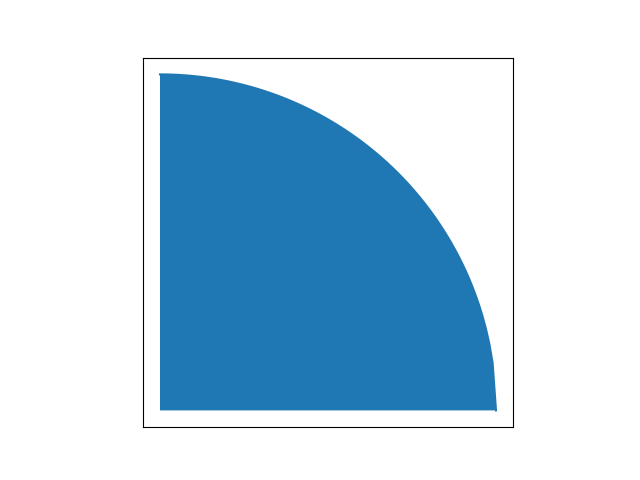
#> input picture Assignment 1/Q2/quarter_circle.png, 640 x 480 px, found by its file name
$ python Q2.py
#> lines starting #> are read from the running program, lines starting #| are printed output that depends on the picture; after the words box and inside, x2 and y2 are one past the last pixel; in counts of white or black regions, pixels touching at a corner belong together; long printed decimals are rounded
import cv2
import numpy as np
import matplotlib.pyplot as plt

# --------------- Data initialization ---------------
img = cv2.imread('E:\Term8\Computer Vision\Assignment1\M.Amin.Hosseinniya_9726123_Assignment1\Q2\quarter_circle.png')
#> img is the input picture: shape (480, 640, 3); mean B, G, R 231.9, 214.2, 188.6
# img = cv2.imread('quarter_circle.png')
b,g,r = cv2.split(img)
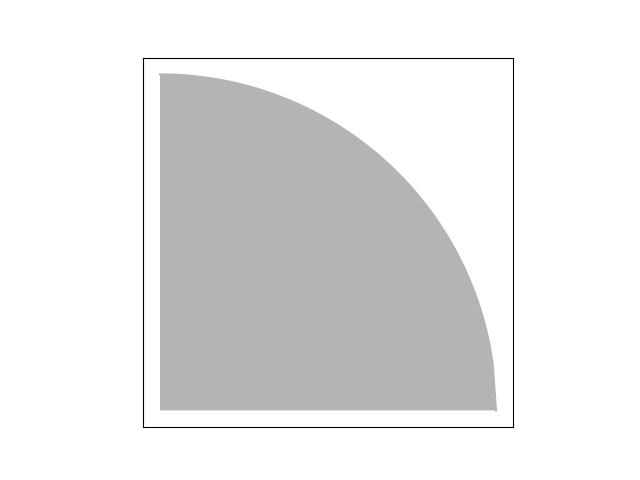
#> b: shape (480, 640); min 0, max 255, mean 231.9
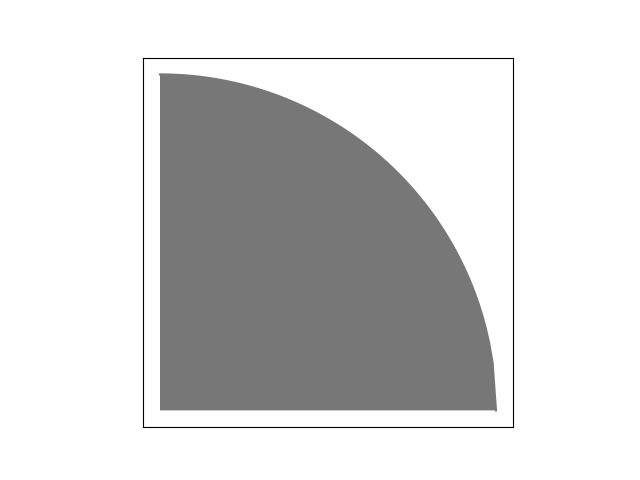
#> g: shape (480, 640); min 0, max 255, mean 214.2
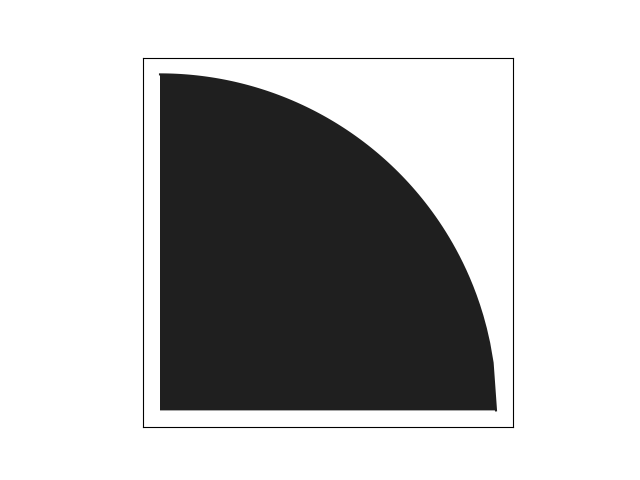
#> r: shape (480, 640); min 0, max 255, mean 188.6
img = cv2.cvtColor(img, cv2.COLOR_BGR2RGB)
ret, imgBinary = cv2.threshold(b, 195, 255, cv2.THRESH_BINARY_INV)
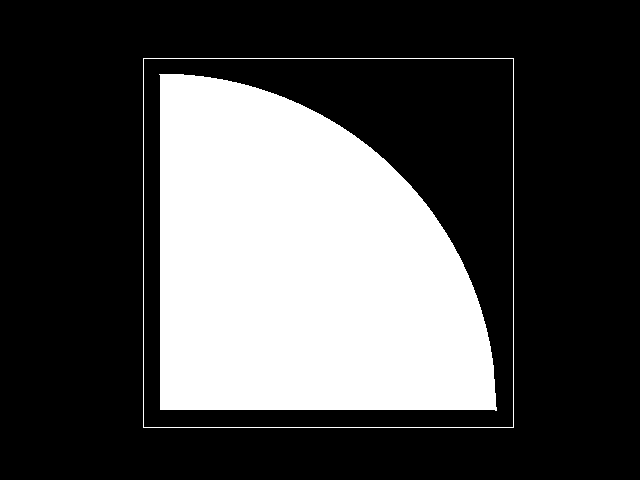
#> imgBinary: shape (480, 640); 29.4% white; 2 white regions, box (x1, y1, x2, y2) and area: (159, 74, 497, 411) 88906, (143, 58, 514, 428) 1478
row, column = imgBinary.shape
#> row = 480; column = 640
imgBinary = imgBinary.astype(int)

# --------------- Calculating area of circle ---------------
x = np.zeros((1, column))
y = np.zeros((row,1))
#> y = 480 values from 0 to 0

toBeDeleted = []
for i in range(column):
    x[0][i] = np.count_nonzero(imgBinary[:,i])

    if x[0][i] == 0 or x[0][i] == 2:
        toBeDeleted = np.append(toBeDeleted, i)
#> after the loop, toBeDeleted = 300 values from 0 to 639

toBeDeleted = toBeDeleted.astype(int)
x = np.delete(x, toBeDeleted, axis=1)
x = np.delete(x, [0,1,-1], axis=1)
x = x.astype(int)

toBeDeleted = []
for i in range(row):
    y[i] = np.count_nonzero(imgBinary[i,:])

    if y[i][0] == 0 or y[i][0] == 2:
        toBeDeleted = np.append(toBeDeleted, i)
#> after the loop, toBeDeleted = 141 values from 0 to 479; y = 480 values, max 371 at index 58, min 0 at index 0, mean 188.3

toBeDeleted = toBeDeleted.astype(int)
y = np.delete(y, toBeDeleted, axis=0)
#> y = 339 values, max 371 at index 0, min 4 at index 337, mean 266.4
y = y.astype(int)
y = np.delete(y, [0,-1,-2], axis=0)
#> y = 336 values from 27 to 339

A = np.sum(x)
#> A = 89579

# --------------- Calculating coordinates of centroid of the circle in image space ---------------
sumY = 0

for i in range(len(y)):
    sumY += (len(y)-i)*y[i][0]
#> this loop made 336 passes
#> sumY on passes 1 to 3: 9072, 21467, 36831
#> after the loop, sumY = 12851437
Y = int(sumY/A)
#> Y = 143

sumX = 0

for i in range(len(x[0])):
    sumX += i*x[0][i]
#> this loop made 337 passes
#> sumX on passes 1 to 3: 0, 338, 1014
#> after the loop, sumX = 12767015
X = int(sumX/A)
#> X = 142

print('X is: ', X)
#| X is:  142
print('Y is: ', Y)
#| Y is:  143
print('')

# --------------- Calculating coordinates of centroid of the circle in real world coordinates ---------------
offsetX = 0
stop = False
while not stop:
    if np.count_nonzero(imgBinary[:,offsetX]) == x[0][0]:
        stop = True
    offsetX += 1
#> after the loop, offsetX = 161
# print('offsetX is: ',offsetX)

offsetY = 0
stop = False
while not stop:
    if np.count_nonzero(imgBinary[offsetY,:]) == y[-1][0]:
        stop = True
    offsetY += 1
#> after the loop, offsetY = 408
# print('offsetY is: ',offsetY)

realX = X + offsetX
#> realX = 303
realY = offsetY - Y
#> realY = 265
print('realX is: ', realX)
#| realX is:  303
print('realY is: ', realY)
#| realY is:  265
print('')

# --------------- Analytical solution ---------------
print('radius (according to rows) is: ', np.max(x))
#| radius (according to rows) is:  338
print('radius (according to columns) is: ', np.max(y))
#| radius (according to columns) is:  339
print('')
radius = np.max(x)
#> radius = 338
X_Analytical = (4*radius)/(3*np.pi)
#> X_Analytical = 143.5
Y_Analytical = (4*radius)/(3*np.pi)
#> Y_Analytical = 143.5

print('X_Analytical is: ', X_Analytical)
#| X_Analytical is:  143.452
print('Y_Analytical is: ', Y_Analytical)
#| Y_Analytical is:  143.452

# --------------- Showing Result ---------------
img = cv2.circle(img, (realY, realX), 0, (255,0,0), 10)
#> img: shape (480, 640, 3); mean R, G, B 188.7, 214.1, 231.8
plt.imshow(img)
plt.show()
